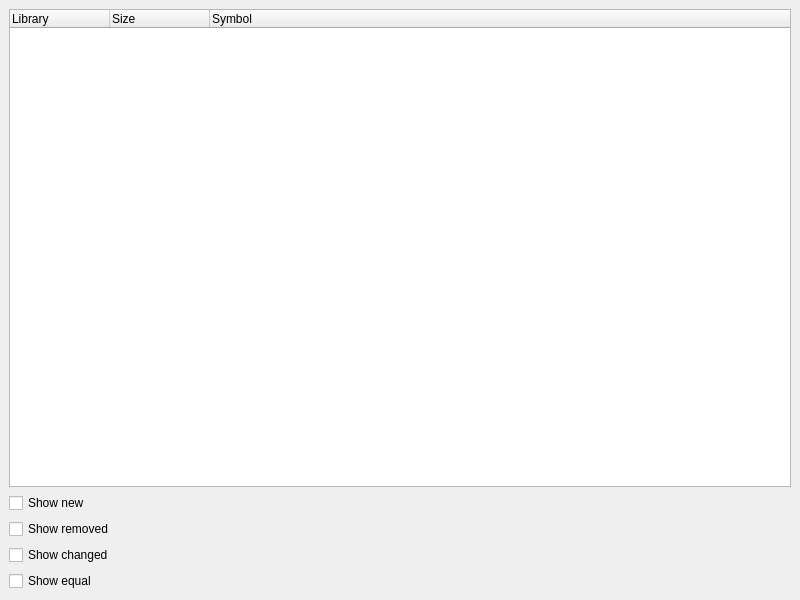
<?xml version="1.0" encoding="UTF-8"?>
<ui version="4.0">
 <class>MainWindow</class>
 <widget class="QMainWindow" name="MainWindow">
  <property name="geometry">
   <rect>
    <x>0</x>
    <y>0</y>
    <width>800</width>
    <height>600</height>
   </rect>
  </property>
  <property name="windowTitle">
   <string>Native Heap Diff Viewer</string>
  </property>
  <widget class="QWidget" name="centralwidget">
   <layout class="QGridLayout" name="gridLayout">
    <item row="0" column="0">
     <widget class="QTreeWidget" name="treeWidget">
      <column>
       <property name="text">
        <string>Library</string>
       </property>
      </column>
      <column>
       <property name="text">
        <string>Size</string>
       </property>
      </column>
      <column>
       <property name="text">
        <string>Symbol</string>
       </property>
      </column>
     </widget>
    </item>
    <item row="1" column="0">
     <widget class="QCheckBox" name="cbShowNewcheckBox">
      <property name="text">
       <string>Show new</string>
      </property>
     </widget>
    </item>
    <item row="2" column="0">
     <widget class="QCheckBox" name="cbShowRemoved">
      <property name="text">
       <string>Show removed</string>
      </property>
     </widget>
    </item>
    <item row="3" column="0">
     <widget class="QCheckBox" name="cbShowChanged">
      <property name="text">
       <string>Show changed</string>
      </property>
     </widget>
    </item>
    <item row="4" column="0">
     <widget class="QCheckBox" name="cbShowEqual">
      <property name="text">
       <string>Show equal</string>
      </property>
     </widget>
    </item>
   </layout>
  </widget>
 </widget>
 <resources/>
 <connections/>
</ui>
